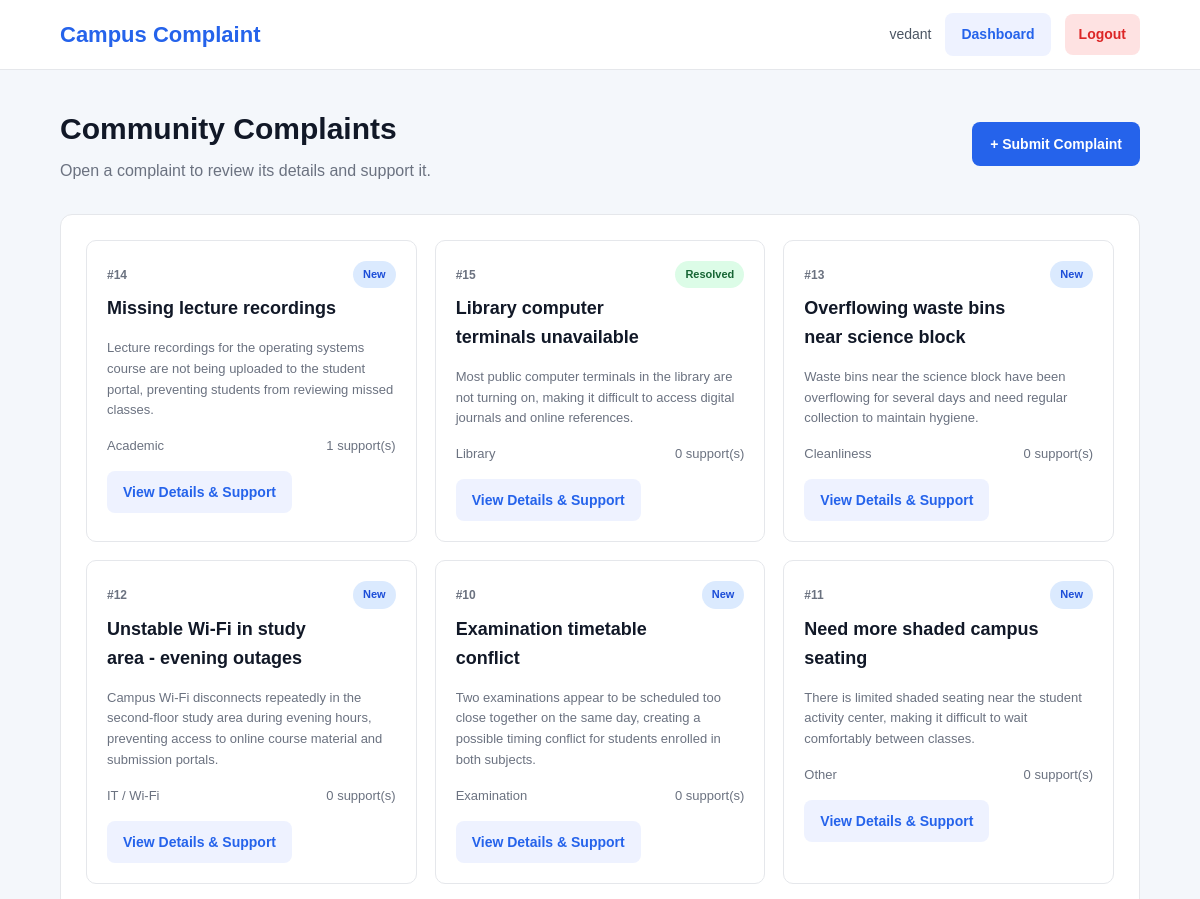
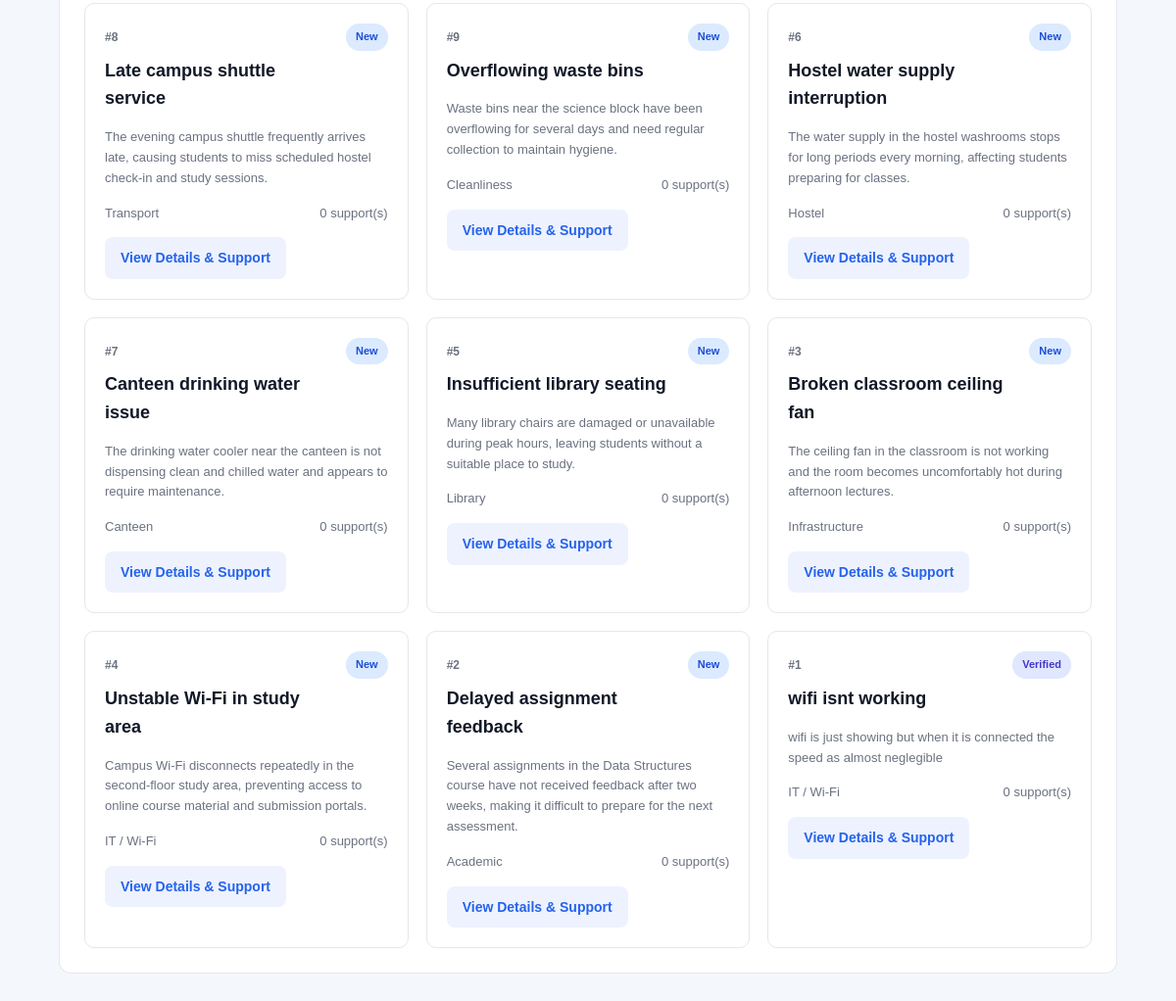
Page /community-complaints (signed in) on the committed database (2 pictures, top to bottom).
### tables this page shows
CREATE TABLE complaints (
            id INTEGER PRIMARY KEY AUTOINCREMENT,

            student_id INTEGER NOT NULL,

            title TEXT NOT NULL,
            description TEXT NOT NULL,

            category TEXT NOT NULL,

            department_id INTEGER,

            location TEXT,

            priority TEXT DEFAULT 'Medium',

            status TEXT DEFAULT 'New',

            assigned_to INTEGER,

            resolution TEXT,

            created_at TIMESTAMP DEFAULT CURRENT_TIMESTAMP,
            updated_at TIMESTAMP DEFAULT CURRENT_TIMESTAMP,
            resolved_at TIMESTAMP,

            FOREIGN KEY (student_id)
                REFERENCES students(id)
                ON DELETE CASCADE,

            FOREIGN KEY (department_id)
                REFERENCES departments(id)
                ON DELETE SET NULL,

            FOREIGN KEY (assigned_to)
                REFERENCES admins(id)
                ON DELETE SET NULL
        );

### app.py (the view)
@app.route("/community-complaints")
def community_complaints():
    if session.get("user_type") != "student":
        return redirect(url_for("login"))
    conn = get_db_connection()
    complaints = conn.execute(
        """
        SELECT
            c.id,
            c.title,
            c.description,
            c.category,
            c.status,
            c.created_at,
            (
                SELECT COUNT(*)
                FROM complaint_support cs
                WHERE cs.complaint_id = c.id
            ) AS support_count
        FROM complaints c
        WHERE c.status != 'Closed'
        ORDER BY c.created_at DESC
        """
    ).fetchall()
    conn.close()
    return render_template(
        "community_complaints.html",
        complaints=complaints
    )

### app.py (called while the page is built, shortened)
def close_expired_resolved_complaints():
    conn = get_db_connection()
    try:
        expired = conn.execute(
            """
            SELECT id
            FROM complaints
            WHERE status = 'Resolved'
              AND resolved_at IS NOT NULL
              AND datetime(resolved_at) <= datetime('now', '-24 hours')
            """
        ).fetchall()
        if not expired:
            return
    finally:
        conn.close()

@app.before_request
def automatically_close_expired_complaints():
    close_expired_resolved_complaints()

### database.py (called while the page is built)
def get_db_connection():
    conn = sqlite3.connect(DATABASE_PATH)
    conn.row_factory = sqlite3.Row
    conn.execute("PRAGMA foreign_keys = ON")
    return conn

### templates/community_complaints.html (shortened to what this page needs)
<!DOCTYPE html>
<html lang="en">
<head>
    <link rel="stylesheet"
          href="{{ url_for('static', filename='css/style.css') }}">
</head>
<body>
<nav class="navbar">
    <div class="navbar-brand">
        <h2>Campus Complaint</h2>
    </div>
    <div class="navbar-user">
        <span>{{ session.get('user_name') }}</span>
        <a href="{{ url_for('student_dashboard') }}"
           class="secondary-btn">Dashboard</a>
        <a href="{{ url_for('logout') }}"
           class="logout-btn">Logout</a>
    </div>
</nav>
<div class="dashboard-container">
    <div class="dashboard-header">
        <div>
            <h1>Community Complaints</h1>
            <p>Open a complaint to review its details and support it.</p>
        </div>
        <a href="{{ url_for('submit_complaint') }}"
           class="primary-btn">+ Submit Complaint</a>
    </div>
    <div class="dashboard-section">
        {% if complaints %}
            <div class="community-page-list">
                {% for complaint in complaints %}
                    <article class="community-page-item">
                        <div class="complaint-card-header">
                            <div>
                                <span class="complaint-id">#{{ complaint['id'] }}</span>
                                <h2>{{ complaint['title'] }}</h2>
                            </div>
                            <span class="status status-{{ complaint['status']|lower|replace(' ', '-') }}">
                                {{ complaint['status'] }}
                            </span>
                        </div>
                        <p class="complaint-description">
                            {{ complaint['description'][:180] }}
                        </p>
                        <div class="community-page-meta">
                            <span>{{ complaint['category'] }}</span>
                            <span>{{ complaint['support_count'] }} support(s)</span>
                        </div>
                        <a href="{{ url_for('complaint_details', complaint_id=complaint['id']) }}"
                           class="secondary-btn">View Details &amp; Support</a>
                    </article>
                {% endfor %}
            </div>
        {% else %}
            <div class="empty-state">
                <h3>No complaints yet</h3>
                <p>No community complaints have been submitted.</p>
            </div>
        {% endif %}
    </div>
</div>
</body>
</html>

### static/css/style.css (style rules this page uses)
* { margin: 0; padding: 0; box-sizing: border-box; }
html { scroll-behavior: smooth; }
body { font-family: Arial, Helvetica, sans-serif; background: #f4f7fb; color: #1f2937; line-height: 1.6; }
a { text-decoration: none; color: inherit; }
.navbar { width: 100%; min-height: 70px; background: #ffffff; border-bottom: 1px solid #e5e7eb; display: flex; align-items: center; justify-content: space-between; padding: 0 5%; position: sticky; top: 0; z-index: 100; }
.navbar-brand h2 { color: #2563eb; font-size: 22px; font-weight: 700; }
.navbar-user { display: flex; align-items: center; gap: 14px; }
.navbar-user span { font-size: 14px; color: #4b5563; }
.primary-btn, .secondary-btn, .login-btn, .logout-btn, .small-btn, .support-btn { display: inline-flex; align-items: center; justify-content: center; border: none; border-radius: 8px; cursor: pointer; font-size: 14px; font-weight: 600; transition: 0.2s; }
.primary-btn { padding: 11px 18px; background: #2563eb; color: #ffffff; }
.secondary-btn { padding: 10px 16px; background: #eef2ff; color: #2563eb; }
.logout-btn { padding: 9px 14px; background: #fee2e2; color: #dc2626; }
.dashboard-container { width: 90%; max-width: 1400px; margin: 35px auto; }
.dashboard-header { display: flex; align-items: center; justify-content: space-between; gap: 20px; margin-bottom: 30px; }
.dashboard-header h1 { font-size: 30px; color: #111827; margin-bottom: 5px; }
.dashboard-header p { color: #6b7280; }
.dashboard-section { background: #ffffff; border: 1px solid #e5e7eb; border-radius: 12px; padding: 25px; margin-bottom: 25px; }
.complaint-card-header { display: flex; align-items: flex-start; justify-content: space-between; gap: 10px; margin-bottom: 15px; }
.complaint-id { font-size: 12px; color: #6b7280; font-weight: 600; }
.complaint-description { color: #6b7280; font-size: 13px; margin-bottom: 15px; }
.status { display: inline-flex; padding: 5px 10px; border-radius: 20px; font-size: 11px; font-weight: 700; white-space: nowrap; }
.status-new { background: #dbeafe; color: #1d4ed8; }
.status-verified { background: #e0e7ff; color: #4338ca; }
.status-resolved { background: #dcfce7; color: #166534; }
.community-page-list { display: grid; grid-template-columns: repeat(auto-fit, minmax(300px, 1fr)); gap: 18px; }
.community-page-item { padding: 20px; border: 1px solid #e5e7eb; border-radius: 10px; background: #ffffff; }
.community-page-item h2 { margin-top: 8px; color: #111827; font-size: 18px; }
.community-page-meta { display: flex; justify-content: space-between; gap: 12px; margin: 14px 0; color: #6b7280; font-size: 13px; }

### rows in the picture
complaints: id "14", title "Missing lecture recordings", status "New", description "Lecture recordings for the operating systems course are not being uploaded to the student portal, preventing students from reviewing missed classes.", category "Academic", support_count "1"
complaints: id "15", title "Library computer terminals unavailable", status "Resolved", description "Most public computer terminals in the library are not turning on, making it difficult to access digital journals and online references.", category "Library", support_count "0"
complaints: id "13", title "Overflowing waste bins near science block", status "New", description "Waste bins near the science block have been overflowing for several days and need regular collection to maintain hygiene.", category "Cleanliness", support_count "0"
complaints: id "12", title "Unstable Wi-Fi in study area - evening outages", status "New", description "Campus Wi-Fi disconnects repeatedly in the second-floor study area during evening hours, preventing access to online course material and submission portals.", category "IT / Wi-Fi", support_count "0"
complaints: id "10", title "Examination timetable conflict", status "New", description "Two examinations appear to be scheduled too close together on the same day, creating a possible timing conflict for students enrolled in both subjects.", category "Examination", support_count "0"
complaints: id "11", title "Need more shaded campus seating", status "New", description "There is limited shaded seating near the student activity center, making it difficult to wait comfortably between classes.", category "Other", support_count "0"
complaints: id "8", title "Late campus shuttle service", status "New", description "The evening campus shuttle frequently arrives late, causing students to miss scheduled hostel check-in and study sessions.", category "Transport", support_count "0"
complaints: id "9", title "Overflowing waste bins", status "New", description "Waste bins near the science block have been overflowing for several days and need regular collection to maintain hygiene.", category "Cleanliness", support_count "0"
complaints: id "6", title "Hostel water supply interruption", status "New", description "The water supply in the hostel washrooms stops for long periods every morning, affecting students preparing for classes.", category "Hostel", support_count "0"
complaints: id "7", title "Canteen drinking water issue", status "New", description "The drinking water cooler near the canteen is not dispensing clean and chilled water and appears to require maintenance.", category "Canteen", support_count "0"
complaints: id "5", title "Insufficient library seating", status "New", description "Many library chairs are damaged or unavailable during peak hours, leaving students without a suitable place to study.", category "Library", support_count "0"
complaints: id "3", title "Broken classroom ceiling fan", status "New", description "The ceiling fan in the classroom is not working and the room becomes uncomfortably hot during afternoon lectures.", category "Infrastructure", support_count "0"
complaints: id "4", title "Unstable Wi-Fi in study area", status "New", description "Campus Wi-Fi disconnects repeatedly in the second-floor study area, preventing access to online course material and submission portals.", category "IT / Wi-Fi", support_count "0"
complaints: id "2", title "Delayed assignment feedback", status "New", description "Several assignments in the Data Structures course have not received feedback after two weeks, making it difficult to prepare for the next assessment.", category "Academic", support_count "0"
complaints: id "1", title "wifi isnt working", status "Verified", description "wifi is just showing but when it is connected the speed as almost neglegible", category "IT / Wi-Fi", support_count "0"

### other values in the picture
{{ session.get('user_name') }} "vedant"
